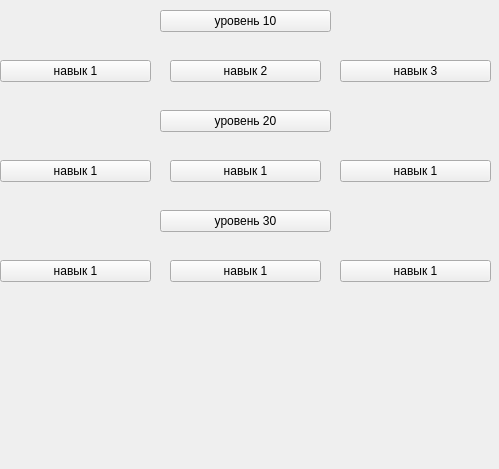
      <widget class="QWidget" name="scrollAreaWidgetContents">
       <property name="geometry">
        <rect>
         <x>0</x>
         <y>0</y>
         <width>499</width>
         <height>469</height>
        </rect>
       </property>
       <widget class="QToolButton" name="toolButton_4">
        <property name="geometry">
         <rect>
          <x>160</x>
          <y>10</y>
          <width>171</width>
          <height>22</height>
         </rect>
        </property>
        <property name="text">
         <string>уровень 10</string>
        </property>
       </widget>
       <widget class="QToolButton" name="toolButton_11">
        <property name="geometry">
         <rect>
          <x>0</x>
          <y>60</y>
          <width>151</width>
          <height>22</height>
         </rect>
        </property>
        <property name="text">
         <string>навык 1</string>
        </property>
       </widget>
       <widget class="QToolButton" name="toolButton_12">
        <property name="geometry">
         <rect>
          <x>170</x>
          <y>60</y>
          <width>151</width>
          <height>22</height>
         </rect>
        </property>
        <property name="text">
         <string>навык 2</string>
        </property>
       </widget>
       <widget class="QToolButton" name="toolButton_13">
        <property name="geometry">
         <rect>
          <x>340</x>
          <y>60</y>
          <width>151</width>
          <height>22</height>
         </rect>
        </property>
        <property name="text">
         <string>навык 3</string>
        </property>
       </widget>
       <widget class="QToolButton" name="toolButton_14">
        <property name="geometry">
         <rect>
          <x>340</x>
          <y>160</y>
          <width>151</width>
          <height>22</height>
         </rect>
        </property>
        <property name="text">
         <string>навык 1</string>
        </property>
       </widget>
       <widget class="QToolButton" name="toolButton_5">
        <property name="geometry">
         <rect>
          <x>160</x>
          <y>110</y>
          <width>171</width>
          <height>22</height>
         </rect>
        </property>
        <property name="text">
         <string>уровень 20</string>
        </property>
       </widget>
       <widget class="QToolButton" name="toolButton_15">
        <property name="geometry">
         <rect>
          <x>170</x>
          <y>160</y>
          <width>151</width>
          <height>22</height>
         </rect>
        </property>
        <property name="text">
         <string>навык 1</string>
        </property>
       </widget>
       <widget class="QToolButton" name="toolButton_16">
        <property name="geometry">
         <rect>
          <x>0</x>
          <y>160</y>
          <width>151</width>
          <height>22</height>
         </rect>
        </property>
        <property name="text">
         <string>навык 1</string>
        </property>
       </widget>
       <widget class="QToolButton" name="toolButton_17">
        <property name="geometry">
         <rect>
          <x>170</x>
          <y>260</y>
          <width>151</width>
          <height>22</height>
         </rect>
        </property>
        <property name="text">
         <string>навык 1</string>
        </property>
       </widget>
       <widget class="QToolButton" name="toolButton_6">
        <property name="geometry">
         <rect>
          <x>160</x>
          <y>210</y>
          <width>171</width>
          <height>22</height>
         </rect>
        </property>
        <property name="text">
         <string>уровень 30</string>
        </property>
       </widget>
       <widget class="QToolButton" name="toolButton_18">
        <property name="geometry">
         <rect>
          <x>0</x>
          <y>260</y>
          <width>151</width>
          <height>22</height>
         </rect>
        </property>
        <property name="text">
         <string>навык 1</string>
        </property>
       </widget>
       <widget class="QToolButton" name="toolButton_19">
        <property name="geometry">
         <rect>
          <x>340</x>
          <y>260</y>
          <width>151</width>
          <height>22</height>
         </rect>
        </property>
        <property name="text">
         <string>навык 1</string>
        </property>
       </widget>
      </widget>
